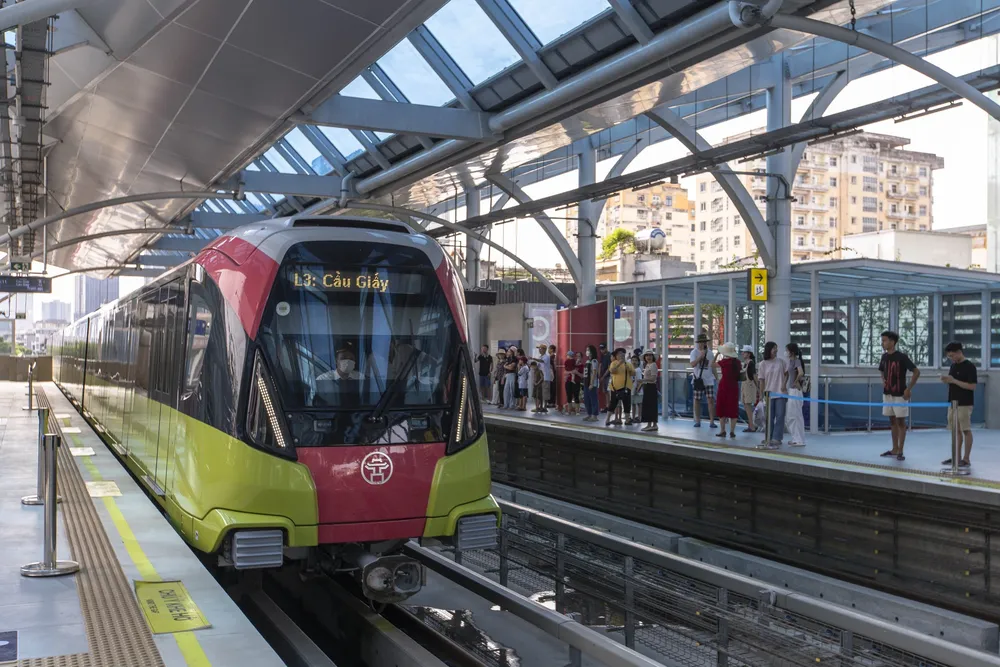
#> input picture Ref/train.webp, 1000 x 667 px, shrunk from 2560 x 1707 before the run, found by its file name
$ python train_sheet.py
#> lines starting #> are read from the running program, lines starting #| are printed output that depends on the picture
"""TRAIN preview sheet: Ref/train.webp + the renders of build_train.py --preview.

Plain Python 3.12:  python Blender/scripts/train_sheet.py [tag]      (tag default t1)
Reads Blender/previews/train_<tag>/*.png, writes Blender/previews/train_<tag>_sheet.png.
"""
import os
import sys

import matplotlib
matplotlib.use('Agg')
import matplotlib.pyplot as plt
import numpy as np
from PIL import Image

ROOT = r"D:\Project III\BuildingGenerate"
TAG = sys.argv[1] if len(sys.argv) > 1 else 't1'
SRC = os.path.join(ROOT, "Blender", "previews", f"train_{TAG}")
OUT = os.path.join(ROOT, "Blender", "previews", f"train_{TAG}_sheet.png")
PANELS = [("Ref/train.webp", "ref tàu (tuyến 3)"), ("front34.png", "trên cầu, góc giống ref"),
          ("studio_34.png", "đầu tàu 3/4"), ("Ref/overallview.jpeg", "ref tổng quan"),
          ("drone.png", "đoàn 4 toa trên cầu"), ("studio_front.png", "mặt trước (ortho)"),
          ("studio_end_side.png", "toa đầu 20 m"), ("studio_mid_side.png", "toa giữa 19 m"),
          ("studio_under.png", "giá chuyển hướng + bánh")]


def main():
    panels = []
    for name, title in PANELS:
        p = os.path.join(ROOT, name) if name.startswith("Ref/") else os.path.join(SRC, name)
        if os.path.exists(p):
            panels.append((title, np.asarray(Image.open(p).convert('RGB'))))
    cols = 3
#> cols = 3
    nrow = (len(panels) + cols - 1) // cols
    fig = plt.figure(figsize=(cols * 6.0, nrow * 4.2), dpi=110)
    for i, (title, im) in enumerate(panels):
        ax = fig.add_subplot(nrow, cols, i + 1)
        ax.imshow(im)
        ax.set_title(title, fontsize=10); ax.axis('off')
    fig.tight_layout()
    fig.savefig(OUT)
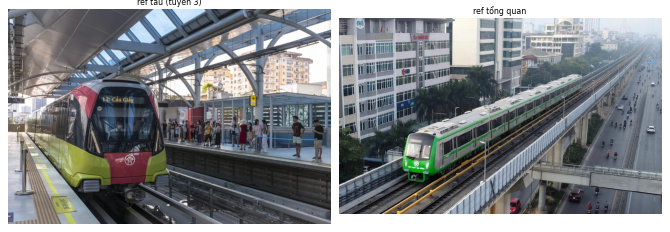
#> figure drawn by matplotlib, 2 panels
    print('sheet', OUT)


if __name__ == '__main__':
    main()
